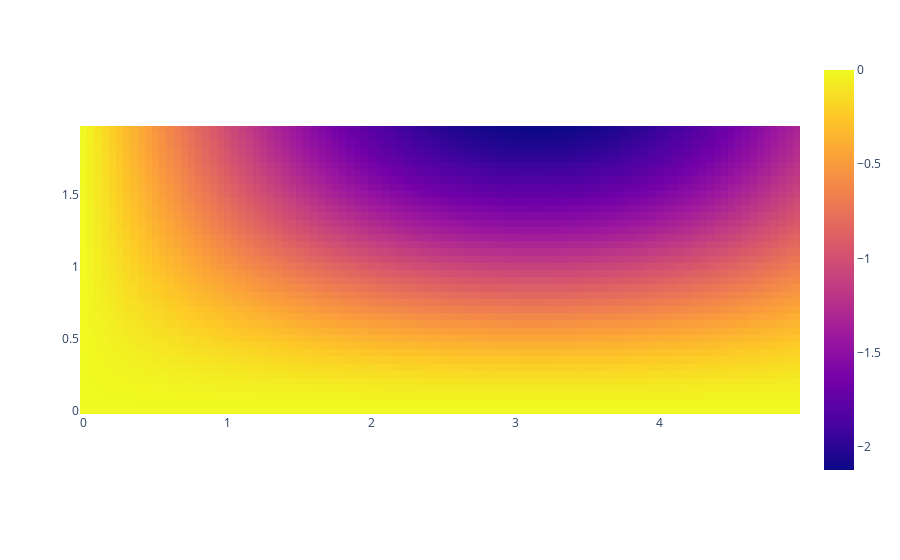

Notebook cell for this chart:
### Code cell
result, s, t0 = wavelet_transform(func_3, wave, t0_max=5, s_max=2)
fig = px.imshow(result, x=t0, y=s, origin='lower')
fig.show()

### Figure 1 — Plotly figure (JSON) as saved in the notebook; plotly's stock layout.template omitted (floating-point values rounded to 4 significant figures; data arrays with more than 128 entries replaced by an {"elided": "..."} marker saying what was removed)
{"data": [{"coloraxis": "coloraxis", "hovertemplate": "x: %{x}<br>y: %{y}<br>color: %{z}<extra></extra>", "name": "0", "type": "heatmap", "x": [0, 0.05, 0.1, 0.15, 0.2, 0.25, 0.3, 0.35, 0.4, 0.45, 0.5, 0.55, 0.6, 0.65, 0.7, 0.75, 0.8, 0.85, 0.9, 0.95, 1, 1.05, 1.1, 1.15, 1.2, 1.25, 1.3, 1.35, 1.4, 1.45, 1.5, 1.55, 1.6, 1.65, 1.7, 1.75, 1.8, 1.85, 1.9, 1.95, 2, 2.05, 2.1, 2.15, 2.2, 2.25, 2.3, 2.35, 2.4, 2.45, 2.5, 2.55, 2.6, 2.65, 2.7, 2.75, 2.8, 2.85, 2.9, 2.95, 3, 3.05, 3.1, 3.15, 3.2, 3.25, 3.3, 3.35, 3.4, 3.45, 3.5, 3.55, 3.6, 3.65, 3.7, 3.75, 3.8, 3.85, 3.9, 3.95, 4, 4.05, 4.1, 4.15, 4.2, 4.25, 4.3, 4.35, 4.4, 4.45, 4.5, 4.55, 4.6, 4.65, 4.7, 4.75, 4.8, 4.85, 4.9, 4.95], "xaxis": "x", "y": [1e-10, 0.05, 0.1, 0.15, 0.2, 0.25, 0.3, 0.35, 0.4, 0.45, 0.5, 0.55, 0.6, 0.65, 0.7, 0.75, 0.8, 0.85, 0.9, 0.95, 1.0, 1.05, 1.1, 1.15, 1.2, 1.25, 1.3, 1.35, 1.4, 1.45, 1.5, 1.55, 1.6, 1.65, 1.7, 1.75, 1.8, 1.85, 1.9, 1.95], "yaxis": "y", "z": {"elided": "40x100 float values"}}], "layout": {"coloraxis": {"colorscale": [[0, "#0d0887"], [0.1111, "#46039f"], [0.2222, "#7201a8"], [0.3333, "#9c179e"], [0.4444, "#bd3786"], [0.5556, "#d8576b"], [0.6667, "#ed7953"], [0.7778, "#fb9f3a"], [0.8889, "#fdca26"], [1, "#f0f921"]]}, "margin": {"t": 60}, "xaxis": {"anchor": "y", "constrain": "domain", "domain": [0, 1], "scaleanchor": "y"}, "yaxis": {"anchor": "x", "autorange": true, "constrain": "domain", "domain": [0, 1]}}}
